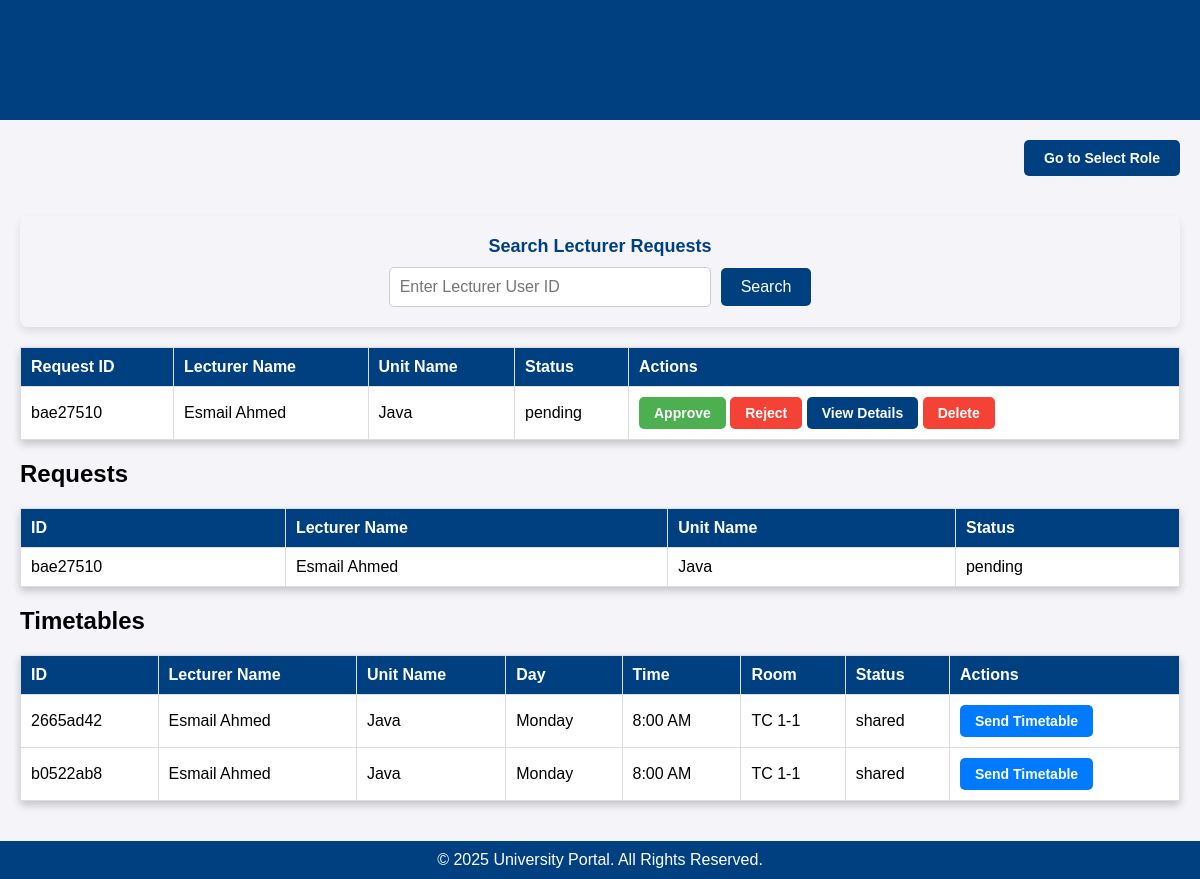
Page /dashboard/timetabler on the earlier database version.
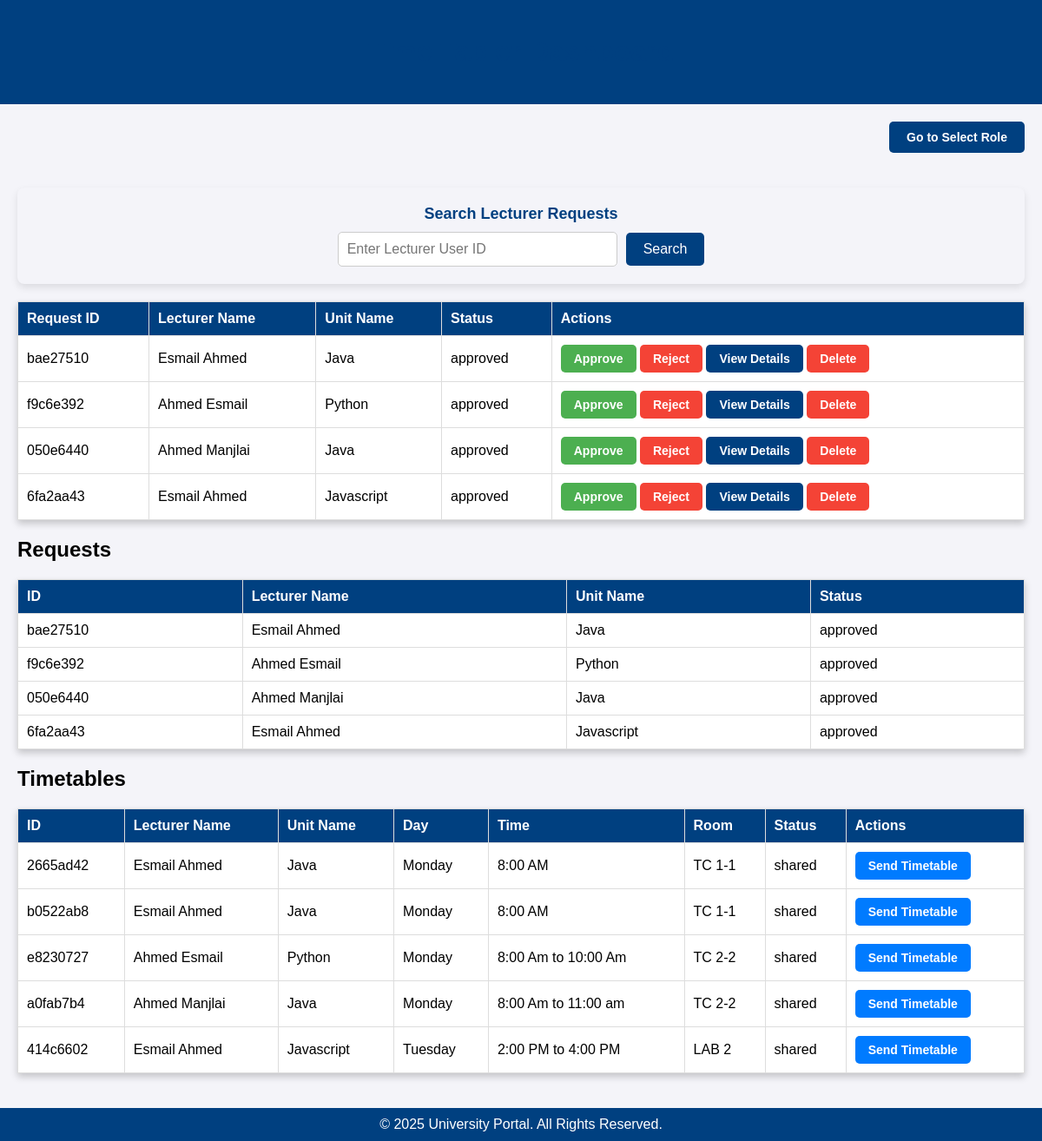
Same page on the later database version.
### tables this page shows
CREATE TABLE timetable_requests (
                id TEXT PRIMARY KEY,
                lecturer_id INTEGER NOT NULL,
                lecturer_name STRING NOT NULL,
                course_id INTEGER,
                unit_name TEXT NOT NULL,
                room_available TEXT NOT NULL DEFAULT 'Unknown',
                student_count INTEGER NOT NULL,
                preferred_days TEXT,
                preferred_times TEXT,
                additional_notes TEXT,
                status TEXT DEFAULT 'pending',
                created_at TEXT DEFAULT CURRENT_TIMESTAMP,
                timetable_id STRING,
                FOREIGN KEY(lecturer_id) REFERENCES users(id)
            );

CREATE TABLE timetables (
                id TEXT PRIMARY KEY,
                lecturer_id TEXT NOT NULL,
                unit_name TEXT NOT NULL,
                lecturer_name TEXT NOT NULL,
                request_id TEXT NOT NULL,
                day TEXT,
                time TEXT,
                room TEXT NOT NULL DEFAULT 'Unknown',
                student_count INTEGER NOT NULL,
                status TEXT DEFAULT 'draft',
                created_at TEXT DEFAULT CURRENT_TIMESTAMP,
                modified_at TEXT DEFAULT CURRENT_TIMESTAMP
            );

### app.py (the view)
@app.route('/dashboard/timetabler')
def timetabler_dashboard():
    with get_db_connection() as conn:
        requests = conn.execute('''
            SELECT id, lecturer_name, unit_name, status
            FROM timetable_requests
        ''').fetchall()
        timetables = conn.execute('''
            SELECT id, lecturer_name, unit_name, day, time, room, status
            FROM timetables
        ''').fetchall()
    return render_template('timetabler_dashboard.html', requests=requests, timetables=timetables)

### app.py (called while the page is built)
def get_db_connection():
    conn = sqlite3.connect('projo.db')  # Ensure this matches your database file
    conn.row_factory = sqlite3.Row  # Allows accessing columns by name
    return conn

### templates/timetabler_dashboard.html (shortened to what this page needs)
<!DOCTYPE html>
<html lang="en">
<head>
</head>
<body>
    <header>
        <h1>Time Tabler Dashboard</h1>
    </header>
    <form action="/select-role" method="GET" style="text-align: right; margin: 20px;">
        <button type="submit" class="role-btn">Go to Select Role</button>
    </form>
    <main>
        <div class="search-container">
            <form action="/dashboard/timetabler/search" method="GET" class="search-form">
                <label for="lecturer_id" class="search-label">Search Lecturer Requests</label>
                <div class="search-input-group">
                    <input type="text" id="lecturer_id" name="lecturer_id" class="search-input" placeholder="Enter Lecturer User ID" required>
                    <button type="submit" class="search-btn">Search</button>
                </div>
            </form>
        </div>
        <table>
            <tr>
                <th>Request ID</th>
                <th>Lecturer Name</th>
                <th>Unit Name</th>
                <th>Status</th>
                <th>Actions</th>
            </tr>
            {% for request in requests %}
            <tr id="request-{{ request.id }}">
                <td>{{ request.id }}</td>
                <td>{{ request.lecturer_name }}</td>
                <td>{{ request.unit_name }}</td>
                <td>{{ request.status }}</td>
                <td>
                    <form method="POST" action="/request/approve/{{ request.id }}" style="display: inline;">
                        <button type="submit" class="approve-btn">Approve</button>
                    </form>
                    <form method="POST" action="/request/reject/{{ request.id }}" style="display: inline;">
                        <button type="submit" class="reject-btn">Reject</button>
                    </form>
                    <a href="/dashboard/timetabler/view/{{ request.id }}" class="view-details-btn">View Details</a>
                    <form method="POST" action="/request/delete/{{ request.id }}" style="display: inline;">
                        <button type="submit" class="delete-btn">Delete</button>
                    </form>
                </td>
            </tr>
            {% endfor %}
        </table>
        <section>
            <h2>Requests</h2>
            <table>
                <tr>
                    <th>ID</th>
                    <th>Lecturer Name</th>
                    <th>Unit Name</th>
                    <th>Status</th>
                </tr>
                {% for request in requests %}
                <tr>
                    <td>{{ request.id }}</td>
                    <td>{{ request.lecturer_name }}</td>
                    <td>{{ request.unit_name }}</td>
                    <td>{{ request.status }}</td>
                </tr>
                {% endfor %}
            </table>
        </section>
        <section>
            <h2>Timetables</h2>
            <table>
                <tr>
                    <th>ID</th>
                    <th>Lecturer Name</th>
                    <th>Unit Name</th>
                    <th>Day</th>
                    <th>Time</th>
                    <th>Room</th>
                    <th>Status</th>
                    <th>Actions</th>
                </tr>
                {% for timetable in timetables %}
                <tr>
                    <td>{{ timetable.id }}</td>
                    <td>{{ timetable.lecturer_name }}</td>
                    <td>{{ timetable.unit_name }}</td>
                    <td>{{ timetable.day }}</td>
                    <td>{{ timetable.time }}</td>
                    <td>{{ timetable.room }}</td>
                    <td>{{ timetable.status }}</td>
                    <td>
                        <form method="POST" action="/timetable/send/{{ timetable.id }}" style="display: inline;">
                            <button type="submit" class="send-btn">Send Timetable</button>
                        </form>
                    </td>
                </tr>
                {% endfor %}
            </table>
        </section>
    </main>
    <footer>
        &copy; 2025 University Portal. All Rights Reserved.
    </footer>
</body>
</html>

### templates/timetabler_dashboard.html (style rules this page uses)
body { font-family: Arial, sans-serif; background-color: #f4f4f9; margin: 0; padding: 0; display: flex; flex-direction: column; min-height: 100vh; }
header { background-color: #004080; color: white; padding: 20px; text-align: center; }
main { flex: 1; padding: 20px; }
h1 { color: #004080; text-align: center; }
table { width: 100%; border-collapse: collapse; margin-top: 20px; background-color: white; box-shadow: 0 4px 8px rgba(0, 0, 0, 0.2); margin-bottom: 20px; }
th, td { padding: 10px; text-align: left; border: 1px solid #ddd; }
th { background-color: #004080; color: white; }
button { background-color: #004080; color: white; border: none; padding: 5px 10px; border-radius: 5px; cursor: pointer; }
footer { background-color: #004080; color: white; text-align: center; padding: 10px 0; position: relative; bottom: 0; width: 100%; }
.approve-btn { background-color: #4CAF50; color: white; border: none; padding: 8px 15px; cursor: pointer; border-radius: 5px; font-size: 14px; font-weight: bold; transition: background-color 0.3s ease; }
.reject-btn { background-color: #f44336; color: white; border: none; padding: 8px 15px; cursor: pointer; border-radius: 5px; font-size: 14px; font-weight: bold; transition: background-color 0.3s ease; }
.delete-btn { background-color: #dc3545; color: white; border: none; padding: 5px 10px; border-radius: 5px; cursor: pointer; }
.search-btn { background-color: #007bff; color: white; border: none; padding: 5px 10px; border-radius: 5px; cursor: pointer; }
.search-container { background-color: #f4f4f9; padding: 20px; border-radius: 8px; box-shadow: 0 4px 8px rgba(0, 0, 0, 0.1); margin-bottom: 20px; text-align: center; }
.search-form { display: flex; flex-direction: column; align-items: center; }
.search-label { font-size: 18px; font-weight: bold; color: #004080; margin-bottom: 10px; }
.search-input-group { display: flex; align-items: center; gap: 10px; }
.search-input { width: 300px; padding: 10px; border: 1px solid #ccc; border-radius: 5px; font-size: 16px; }
.search-btn { background-color: #004080; color: white; border: none; padding: 10px 20px; border-radius: 5px; font-size: 16px; cursor: pointer; transition: background-color 0.3s ease; }
.view-details-btn { display: inline-block; text-decoration: none; background-color: #004080; color: white; padding: 8px 15px; border-radius: 5px; font-size: 14px; font-weight: bold; text-align: center; transition: background-color 0.3s ease; }
.delete-btn { background-color: #f44336; color: white; border: none; padding: 8px 15px; cursor: pointer; border-radius: 5px; font-size: 14px; font-weight: bold; transition: background-color 0.3s ease; }
.send-btn { background-color: #007bff; color: white; border: none; padding: 8px 15px; cursor: pointer; border-radius: 5px; font-size: 14px; font-weight: bold; transition: background-color 0.3s ease; }
.role-btn { background-color: #004080; color: white; border: none; padding: 10px 20px; cursor: pointer; border-radius: 5px; font-size: 14px; font-weight: bold; transition: background-color 0.3s ease; }

Differences in the rows shown:
changed timetable_requests "bae27510": status "pending" → "approved"
added timetable_requests: id "f9c6e392", lecturer_name "Ahmed Esmail", unit_name "Python", status "approved"
added timetable_requests: id "050e6440", lecturer_name "Ahmed Manjlai", unit_name "Java", status "approved"
added timetable_requests: id "6fa2aa43", lecturer_name "Esmail Ahmed", unit_name "Javascript", status "approved"
added timetables: id "e8230727", lecturer_name "Ahmed Esmail", unit_name "Python", day "Monday", time "8:00 Am to 10:00 Am", room "TC 2-2", status "shared"
added timetables: id "a0fab7b4", lecturer_name "Ahmed Manjlai", unit_name "Java", day "Monday", time "8:00 Am to 11:00 am", room "TC 2-2", status "shared"
added timetables: id "414c6602", lecturer_name "Esmail Ahmed", unit_name "Javascript", day "Tuesday", time "2:00 PM to 4:00 PM", room "LAB 2", status "shared"
